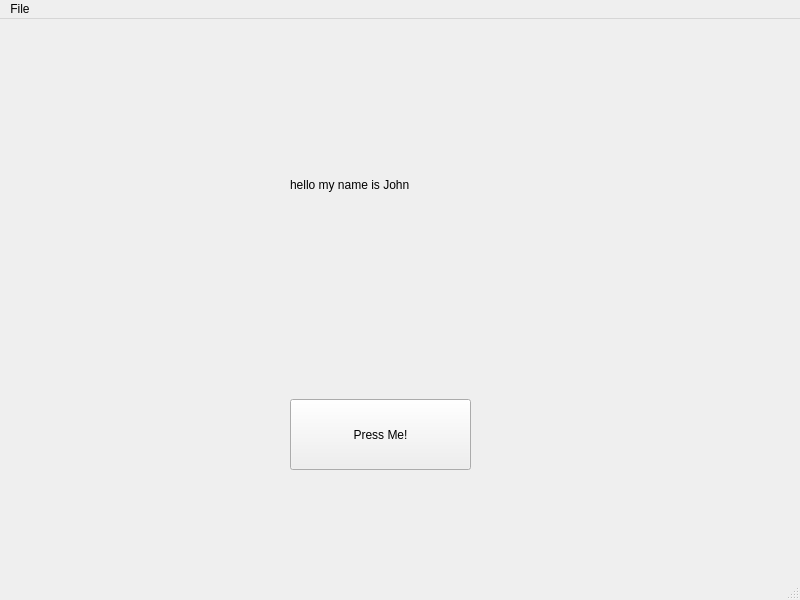
<?xml version="1.0" encoding="UTF-8"?>
<ui version="4.0">
 <class>MainWindow</class>
 <widget class="QMainWindow" name="MainWindow">
  <property name="geometry">
   <rect>
    <x>0</x>
    <y>0</y>
    <width>800</width>
    <height>600</height>
   </rect>
  </property>
  <property name="windowTitle">
   <string>MainWindow</string>
  </property>
  <property name="autoFillBackground">
   <bool>false</bool>
  </property>
  <widget class="QWidget" name="centralwidget">
   <widget class="QPushButton" name="button1">
    <property name="geometry">
     <rect>
      <x>290</x>
      <y>380</y>
      <width>181</width>
      <height>71</height>
     </rect>
    </property>
    <property name="text">
     <string>Press Me!</string>
    </property>
   </widget>
   <widget class="QLabel" name="label1">
    <property name="geometry">
     <rect>
      <x>290</x>
      <y>100</y>
      <width>191</width>
      <height>131</height>
     </rect>
    </property>
    <property name="text">
     <string>hello my name is John</string>
    </property>
   </widget>
  </widget>
  <widget class="QMenuBar" name="menubar">
   <property name="geometry">
    <rect>
     <x>0</x>
     <y>0</y>
     <width>800</width>
     <height>22</height>
    </rect>
   </property>
   <widget class="QMenu" name="menuFile">
    <property name="title">
     <string>File</string>
    </property>
   </widget>
   <addaction name="menuFile"/>
  </widget>
  <widget class="QStatusBar" name="statusbar"/>
 </widget>
 <resources/>
 <connections/>
</ui>
